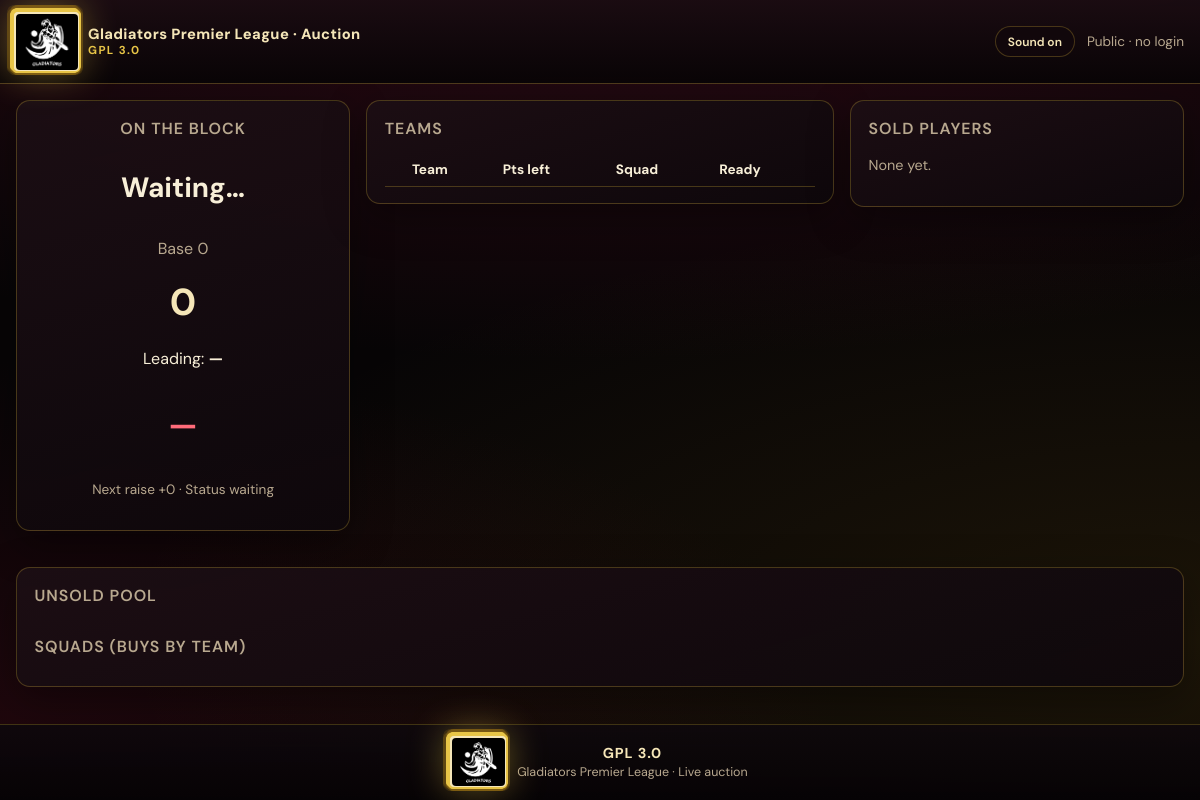
The app's page /live, older data.
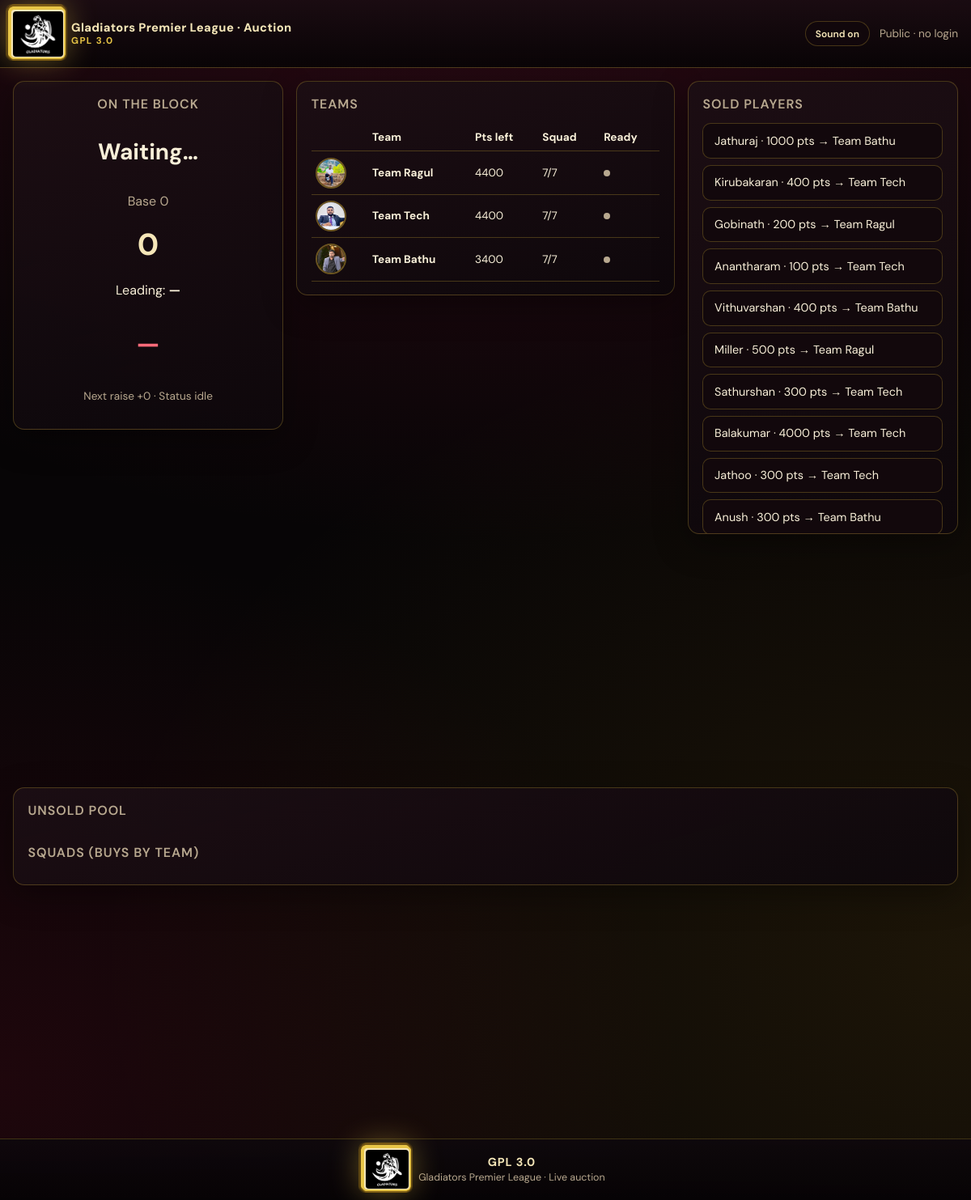
The same page, newer data.
### models.py (models this page shows)
class AuctionState(db.Model):
    id = db.Column(db.Integer, primary_key=True)
    current_player_id = db.Column(db.Integer)
    current_bid = db.Column(db.Integer)
    current_team_id = db.Column(db.Integer)
    auction_status = db.Column(db.String(50))
    timer = db.Column(db.Integer, default=0)
    timer_deadline = db.Column(db.Float, nullable=True)
    full_auction_started = db.Column(db.Boolean, default=False)
    last_bid_team_id = db.Column(db.Integer, nullable=True)
    auction_complete = db.Column(db.Boolean, default=False)
    finals_card_theme = db.Column(
        db.String(16), default="auto"
    )  # auto | blue | red | yellow — final squad export cards

class Team(db.Model):
    id = db.Column(db.Integer, primary_key=True)
    team_name = db.Column(db.String(100))
    username = db.Column(db.String(100), unique=True)
    password = db.Column(db.String(100))
    total_points = db.Column(db.Integer, default=10000)
    remaining_points = db.Column(db.Integer, default=10000)
    players_bought = db.Column(db.Integer, default=0)
    is_ready = db.Column(db.Boolean, default=False)
    captain_photo = db.Column(db.String(255), nullable=True)
    finals_team_theme = db.Column(
        db.String(16), default="multi"
    )  # multi | blue | red | yellow — final squad export card base

class Player(db.Model):
    id = db.Column(db.Integer, primary_key=True)
    name = db.Column(db.String(100))
    category = db.Column(db.Integer)
    base_price = db.Column(db.Integer)
    player_card = db.Column(db.String(200))
    player_photo = db.Column(db.String(255), nullable=True)
    status = db.Column(db.String(50), default="unsold")
    sold_price = db.Column(db.Integer)
    team_id = db.Column(db.Integer)
    eligible_for_random_pool = db.Column(db.Boolean, default=True)

### app.py (the view)
@app.route("/live")
def live_board():
    state = AuctionState.query.first()
    current_player = None
    if state.current_player_id:
        current_player = Player.query.get(state.current_player_id)
    leading = Team.query.get(state.current_team_id) if state.current_team_id else None
    return render_template(
        "live_board.html",
        state=state,
        current_player=current_player,
        leading_team=leading,
        teams=Team.query.order_by(Team.id).all(),
        sold_players=Player.query.filter_by(status="sold").order_by(Player.id).all(),
        timer_seconds=TIMER_SECONDS,
        timer_live=live_timer_seconds(state),
        lot_live=lot_display_live(state),
    )

### app.py (called while the page is built)
@app.context_processor
def branding_assets():
    png_path = os.path.join(app.root_path, "static", "images", "gladiators-logo.png")
    return {"use_gladiators_png": os.path.isfile(png_path)}

def live_timer_seconds(state: AuctionState):
    if state.auction_status == "running" and state.timer_deadline is not None:
        return max(0, int(math.ceil(state.timer_deadline - time.time())))
    return None

def lot_display_live(state: AuctionState) -> bool:
    return bool(
        state.full_auction_started
        and state.current_player_id
        and state.auction_status in ("waiting", "running")
    )

@app.before_request
def ensure_sessions():
    session.permanent = True

### templates/live_board.html (shortened to what this page needs)
<!DOCTYPE html>
<html lang="en">
<head>
  <link rel="stylesheet" href="/static/css/style.css">
</head>
<body>
{% from 'includes/macros.html' import captain_face %}
  <header class="screen-header">
    {% include 'includes/brand_bar.html' %}
    <button type="button" class="sound-toggle" data-sound-toggle aria-pressed="true">Sound on</button>
    <nav class="nav-links">
      <span style="color:var(--muted);font-size:0.85rem;">Public · no login</span>
    </nav>
  </header>
  <div class="layout-grid layout-grid--auction">
    <div id="lb-hero-lot-panel" class="panel hero-card-wrap hero-card-wrap--auction-lot {% if lot_live %}hero-card-wrap--lot-live{% endif %}">
      <h2>On the block</h2>
      <p id="lb-player" style="font-size:clamp(1.25rem,4vw,1.75rem);font-weight:700;">
        {% if current_player %}{{ current_player.name }}{% else %}Waiting…{% endif %}
      </p>
      <p style="color:var(--muted);">Base <span id="lb-base">{% if current_player %}{{ current_player.base_price }}{% else %}0{% endif %}</span></p>
      <p class="bid-display"><span id="lb-bid">{{ state.current_bid }}</span></p>
      <p>Leading: <strong id="lb-leader">{% if leading_team %}{{ leading_team.team_name }}{% else %}—{% endif %}</strong></p>
      <p class="timer-display"><span id="lb-timer">{% if timer_live is not none %}{{ timer_live }} s{% else %}—{% endif %}</span></p>
      <p style="color:var(--muted);font-size:0.85rem;">Next raise +<span id="lb-inc">0</span> · Status <span id="lb-status">{{ state.auction_status }}</span></p>
    </div>
    <div class="panel scroll-panel">
      <h2>Teams</h2>
      <table class="table-mini">
        <thead>
          <tr><th></th><th>Team</th><th>Pts left</th><th>Squad</th><th>Ready</th></tr>
        </thead>
        <tbody id="lb-teams-body">
          {% for t in teams %}
          <tr>
            <td>{{ captain_face(t) }}</td>
            <td><strong>{{ t.team_name }}</strong></td>
            <td>{{ t.remaining_points }}</td>
            <td>{{ t.players_bought }}/7</td>
            <td><span class="ready-dot {% if t.is_ready %}ready-dot--on{% endif %}"></span></td>
          </tr>
          {% endfor %}
        </tbody>
      </table>
    </div>
    <div class="panel scroll-panel">
      <h2>Sold players</h2>
      <div id="lb-sold">
        {% for p in sold_players %}
          <div class="card-row">
            {{ p.name }} · {{ p.sold_price }} pts
            {% for t in teams %}{% if t.id == p.team_id %}→ {{ t.team_name }}{% endif %}{% endfor %}
          </div>
        {% else %}
          <p style="color:var(--muted);font-size:0.9rem;">None yet.</p>
        {% endfor %}
      </div>
    </div>
    <div class="panel auction-span-full scroll-panel">
      <h2>Unsold pool</h2>
      <h2 style="margin-top:1rem;">Squads (buys by team)</h2>
    </div>
  </div>
{% include 'includes/league_footer.html' %}
</body>
</html>

### templates/includes/macros.html
{% macro captain_face(team, extra_class='') -%}
  {% if team.captain_photo %}
    <img class="cap-avatar {{ extra_class }}" src="{{ url_for('static', filename='uploads/' + team.captain_photo) }}" alt="">
  {% else %}
    {% set nm = team.team_name or '?' %}
    <span class="cap-avatar cap-avatar--placeholder {{ extra_class }}" aria-hidden="true">{{ nm[0]|upper }}</span>
  {% endif %}
{%- endmacro %}

Row changes from the older to the newer data that the page shows:
changed AuctionState: auction_status "waiting" → "idle"
added Team: captain_photo (picture), team_name "Team Ragul", remaining_points "4400", players_bought "7", is_ready False (drawn)
added Team: captain_photo (picture), team_name "Team Tech", remaining_points "4400", players_bought "7", is_ready False (drawn)
added Team: captain_photo (picture), team_name "Team Bathu", remaining_points "3400", players_bought "7", is_ready False (drawn)
added Player: name "Jathuraj", sold_price "1000"
added Player: name "Kirubakaran", sold_price "400"
added Player: name "Gobinath", sold_price "200"
added Player: name "Anantharam", sold_price "100"
added Player: name "Vithuvarshan", sold_price "400"
added Player: name "Miller", sold_price "500"
added Player: name "Sathurshan", sold_price "300"
added Player: name "Balakumar", sold_price "4000"
added Player: name "Jathoo", sold_price "300"
added Player: name "Anush", sold_price "300"
Text that changed along with them:
text no longer shown: "None yet."
